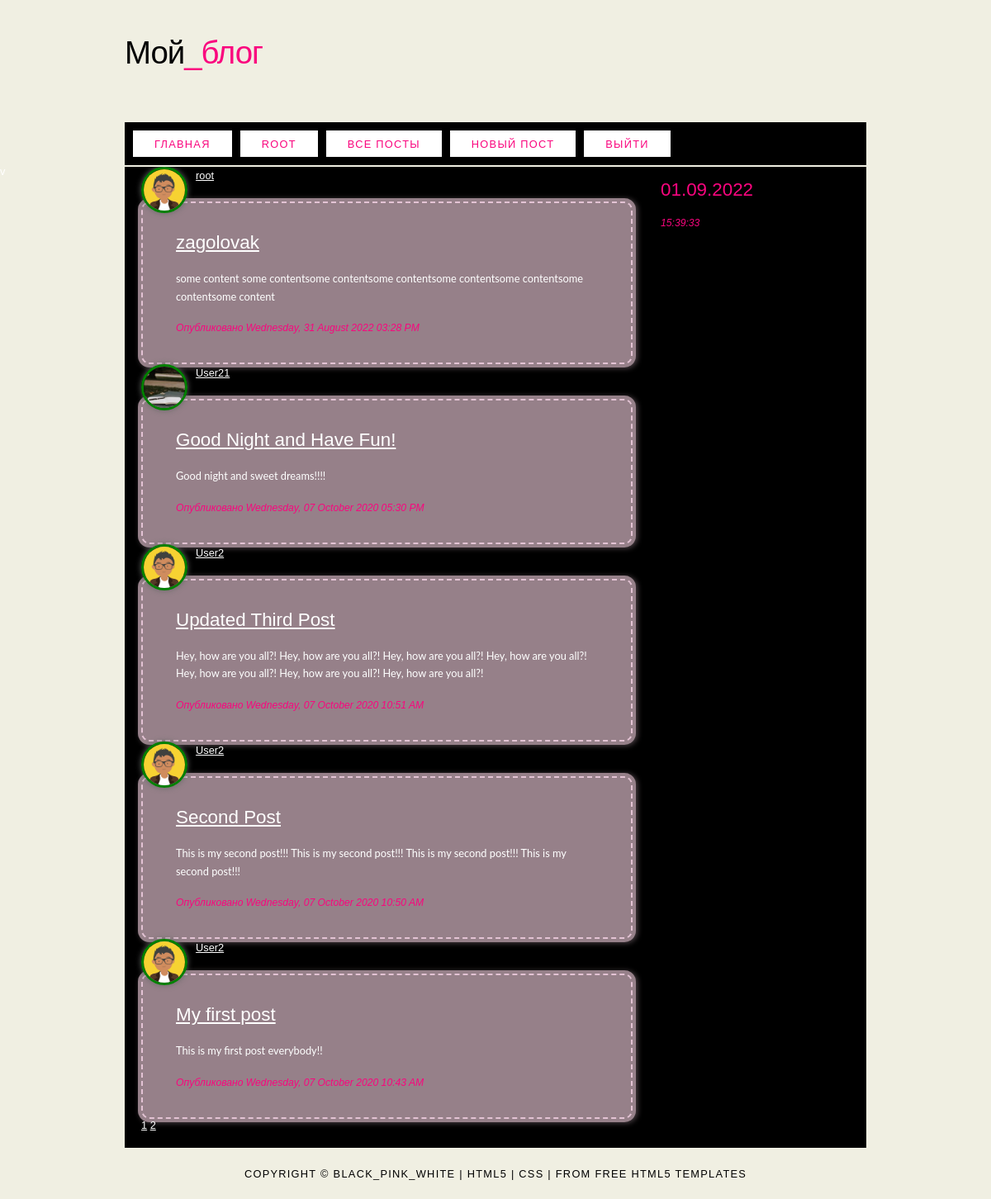
The page /allpost (signed in) on the database as committed earlier.
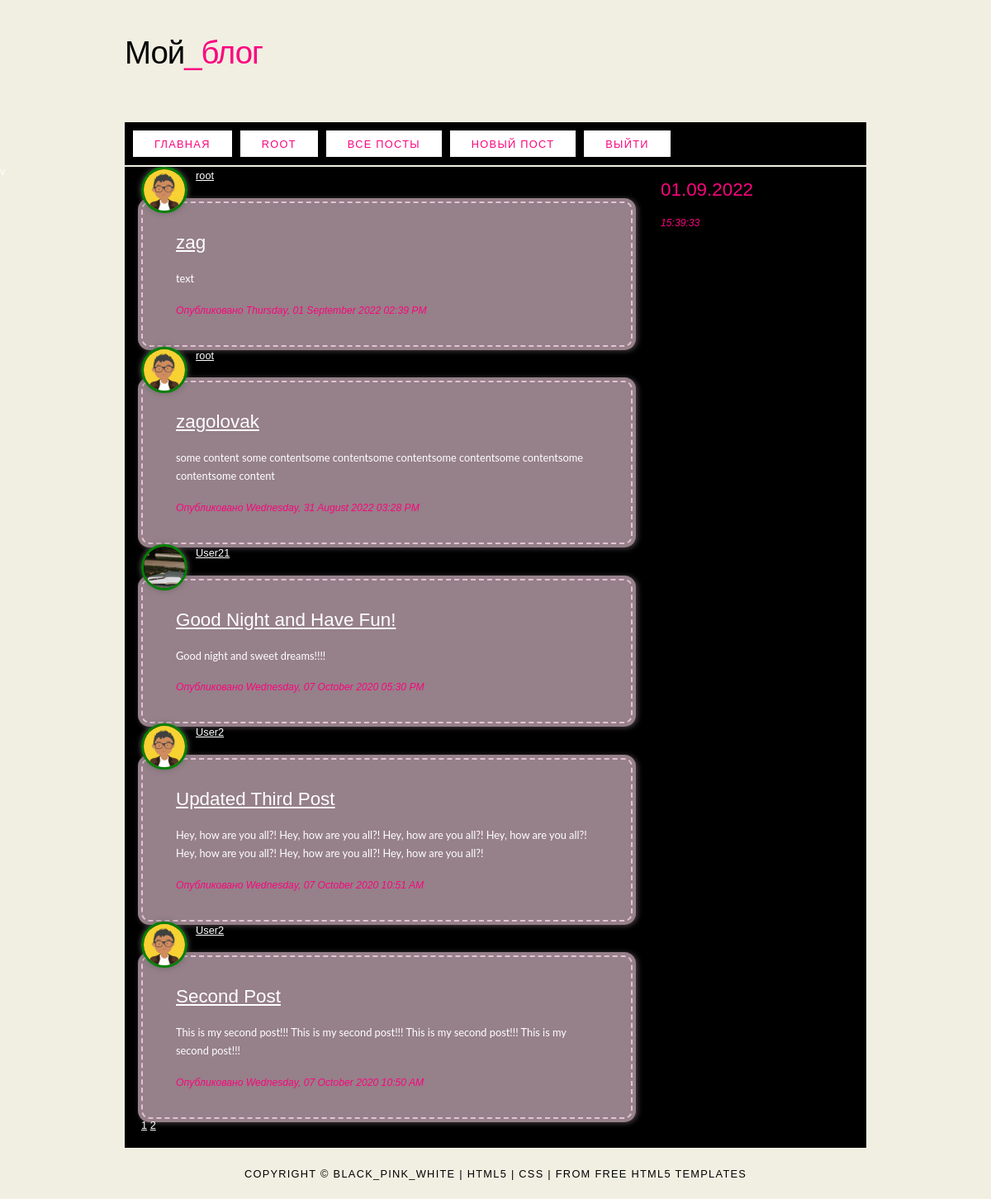
The same page on the database as committed later.
### flask_blog/models.py (models this page shows, shortened)
class User(db.Model, UserMixin):
    id = db.Column(db.Integer, primary_key=True)
    username = db.Column(db.String(20), unique=True, nullable=False)
    email = db.Column(db.String(120), unique=True, nullable=False)
    image_file = db.Column(db.String(20), nullable=False,
                           default='default.png')
    password = db.Column(db.String(60), nullable=False)
    posts = db.relationship('Post', backref='author', lazy=True)

class Post(db.Model):
    id = db.Column(db.Integer, primary_key=True)
    title = db.Column(db.String(100), nullable=False)
    date_posted = db.Column(db.DateTime, nullable=False,
                            default=datetime.utcnow)
    content = db.Column(db.Text, nullable=False)
    user_id = db.Column(db.Integer, db.ForeignKey('user.id'), nullable=False)

### flask_blog/posts/routes.py (the view)
@posts.route("/allpost")
@login_required
def allpost():
    page = request.args.get('page', 1, type=int)
    posts = Post.query.order_by(Post.date_posted.desc()). \
        paginate(page=page, per_page=5)
    return render_template('allpost.html', posts=posts)

### flask_blog/models.py (called while the page is built)
@login_manager.user_loader
def load_user(user_id):
    return User.query.get(int(user_id))

### flask_blog/templates/allpost.html (shortened to what this page needs)
{% extends "layout.html" %}
{% block content %}
{% for post in posts.items %}
<span class="left">
        <img class="profile" style="border-radius: 100px;"
             src="{{ url_for('static', filename='profile_pics/' + post.author.image_file) }}">
    </span>
<p><a href="{{ url_for('users.user_posts', username=post.author.username) }}">{{ post.author.username }}</a></p>
<div class="post">
    <h2><a class="title" href="{{ url_for('posts.post', post_id=post.id) }}">{{ post.title }}</a></h2>
    <p>{{ post.content }}</p>
    <h6>Опубликовано {{ post.date_posted.strftime('%A, %d %B %Y %I:%M %p') }}</h6>
</div>
{% endfor %}
{% for page_num in posts.iter_pages(left_edge=1, right_edge=1, left_current=1, right_current=2) %}
{% if page_num %}
{% if posts.page == page_num %}
<a class="btn btn-success mb-4" href="{{ url_for('posts.allpost', page=page_num) }}">{{ page_num }}</a>
{% else %}
<a class="btn btn-outline-success mb-4" href="{{ url_for('posts.allpost', page=page_num) }}">{{ page_num }}</a>
{% endif %}
{% else %}
...
{% endif %}
{% endfor %}
{% endblock content %}

### flask_blog/templates/layout.html (shortened to what this page needs)
<!DOCTYPE HTML>
<html>
<head>
  <link rel="stylesheet" type="text/css" href="{{ url_for('static', filename='main.css') }}">
</head>
<body>
  <div id="main">
    <div id="header">
      <div id="logo">
        <div id="logo_text">
          <h1><a href="{{url_for('main.home') }}">Мой<span class="logo_colour">_блог</span></a></h1>
          <h2></h2>
        </div>
      </div>
      <div id="menubar">
        <ul id="menu">
          <li class="selected"><a href="{{url_for('main.home') }}">Главная</a></li>
          {% if current_user.is_authenticated %}
          <li class="selected"><a href="{{url_for('users.account') }}">{{ current_user.username }}</a></li>
          <li class="selected"><a href="{{url_for('posts.allpost') }}">Все посты</a></li>
          <li class="selected"><a href="{{url_for('posts.new_post') }}">Новый пост</a></li>
          <li class="selected"><a href="{{url_for('users.logout') }}">Выйти</a></li>
          {% else %}
          <li class="selected"><a href="{{url_for('users.login') }}">Войти</a></li>
          <li class="selected"><a href="{{url_for('users.register') }}">Регистрация</a></li>
          {% endif %}
        </ul>
      </div>
    </div>
    <div id="site_content">
      <div class="sidebar">
        <h3 id="data-time">Ошибка вывода даты</h3>
        <h5 id="clock-time">Ошибка вывода времени</h5>
      </div>
      <div id="content">
        {% block content %}{% endblock content %}
        </div>
    </div>
    <div id="footer">
      Copyright &copy; black_pink_white | <a href="http://validator.w3.org/check?uri=referer">HTML5</a> | <a
        href="http://jigsaw.w3.org/css-validator/check/referer">CSS</a> | from <a
        href="http://www.html5webtemplates.co.uk">free HTML5 templates</a>
    </div>
  </div>
</body>
</html>

### flask_blog/static/main.css (style rules this page uses)
html { height: 100%; }
* { margin: 0; padding: 0; }
body { font: normal .80em 'trebuchet ms', arial, sans-serif; background: #F0EFE2 url(background.png) repeat; color: #FFF; }
p { padding: 0 0 20px 0; line-height: 1.7em; }
img { border: 0; }
h1, h2, h3, h4, h5, h6 { font: normal 175% 'century gothic', arial, sans-serif; color: #FA057E; margin: 0 0 15px 0; padding: 15px 0 5px 0; }
h2 { font: normal 175% 'century gothic', arial, sans-serif; }
h4, h5, h6 { margin: 0; padding: 0 0 5px 0; font: normal 120% arial, sans-serif; }
h5, h6 { font: italic 95% arial, sans-serif; padding: 0 0 15px 0; }
a, a:hover { outline: none; text-decoration: underline; color: #FFF; }
.left { float: left; width: auto; margin-right: 10px; }
ul { margin: 2px 0 22px 17px; }
ul li { list-style-type: circle; margin: 0 0 6px 0; padding: 0 0 4px 5px; }
#main, #logo, #menubar, #site_content, #footer { margin-left: auto; margin-right: auto; }
#header { background: transparent; height: 202px; }
#logo { width: 898px; position: relative; height: 148px; }
#logo #logo_text { position: absolute; top: 20px; left: 0; }
#logo h1, #logo h2 { font: normal 300% 'century gothic', arial, sans-serif; border-bottom: 0; text-transform: none; margin: 0; }
#logo_text h1, #logo_text h1 a, #logo_text h1 a:hover { padding: 22px 0 0 0; color: #000; letter-spacing: -1px; text-decoration: none; }
#logo_text h1 a .logo_colour { color: #FA057E; }
#logo_text h2 { font-size: 100%; padding: 4px 0 0 0; color: #000; }
#menubar { width: 898px; height: 52px; padding: 0; background: #000; }
ul#menu, ul#menu li { float: left; margin: 0; padding: 0; }
ul#menu li { list-style: none; }
ul#menu li a { letter-spacing: 0.1em; font: normal 100% arial, sans-serif; display: block; float: left; height: 17px; margin: 10px 0 0 10px; padding: 9px 26px 6px 26px; text-align: center; color: #FFF; text-transform: uppercase; text-decoration: none; background: transparent; }
ul#menu li a:hover, ul#menu li.selected a, ul#menu li.selected a:hover { color: #FA057E; background: #fff; }
#site_content { width: 854px; overflow: hidden; margin: 0 auto 0 auto; padding: 0 24px 20px 20px; background: #000; }
.sidebar { float: right; width: 210px; padding: 0 15px 20px 15px; }
#content { text-align: left; float: left; width: 595px; padding: 0; }
#footer { width: 898px; font: normal 100% 'lucida sans unicode', arial, sans-serif; height: 33px; padding: 24px 0 5px 0; text-align: center; background: transparent; color: #000; text-transform: uppercase; letter-spacing: 0.1em; }
#footer a { color: #000; text-decoration: none; }

### flask_blog/templates/allpost.html (style rules this page uses)
.profile { border-radius: 100px; width: 50px; height: 50px; border: 3px solid green; box-shadow: 0 0 7px #666; }
.post { padding: 20px 40px; background: #968089; border: 2px dashed #e3c3d4; border-radius: 10px; box-shadow: 0 0 0 4px #968089, 2px 1px 6px 4px rgba(150, 128, 137, 0.5); color: #fff; font-family: 'Lato', sans-serif; }

Rows that differ between the two databases and show on the page:
no longer on this page (row unchanged): Post: image_file (placeholder picture), author.username "User2", title "My first post", content "This is my first post everybody!!", date_posted "Wednesday, 07 October 2020 10:43 AM"
added Post: image_file (placeholder picture), author.username "root", title "zag", content "text", date_posted "Thursday, 01 September 2022 02:39 PM"
